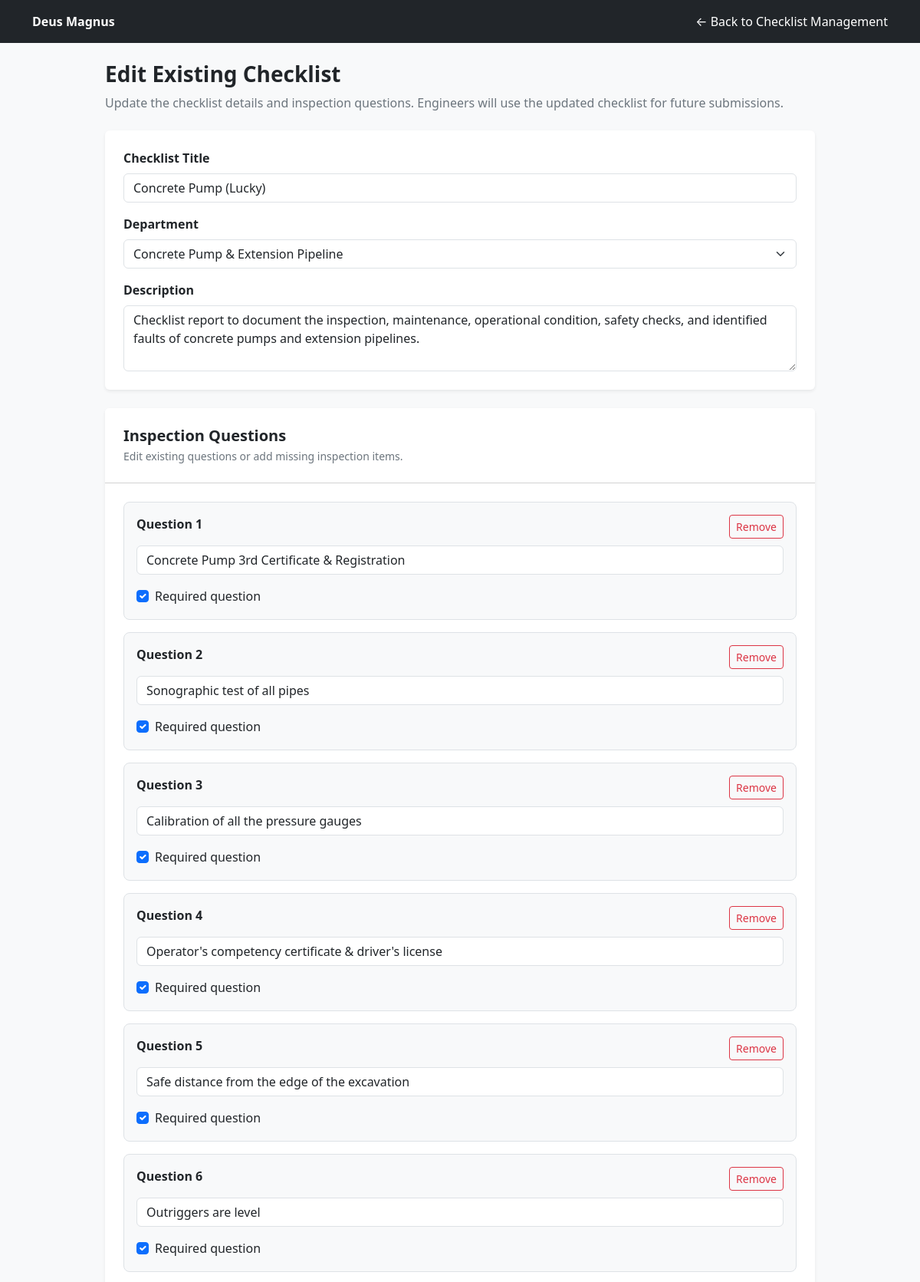
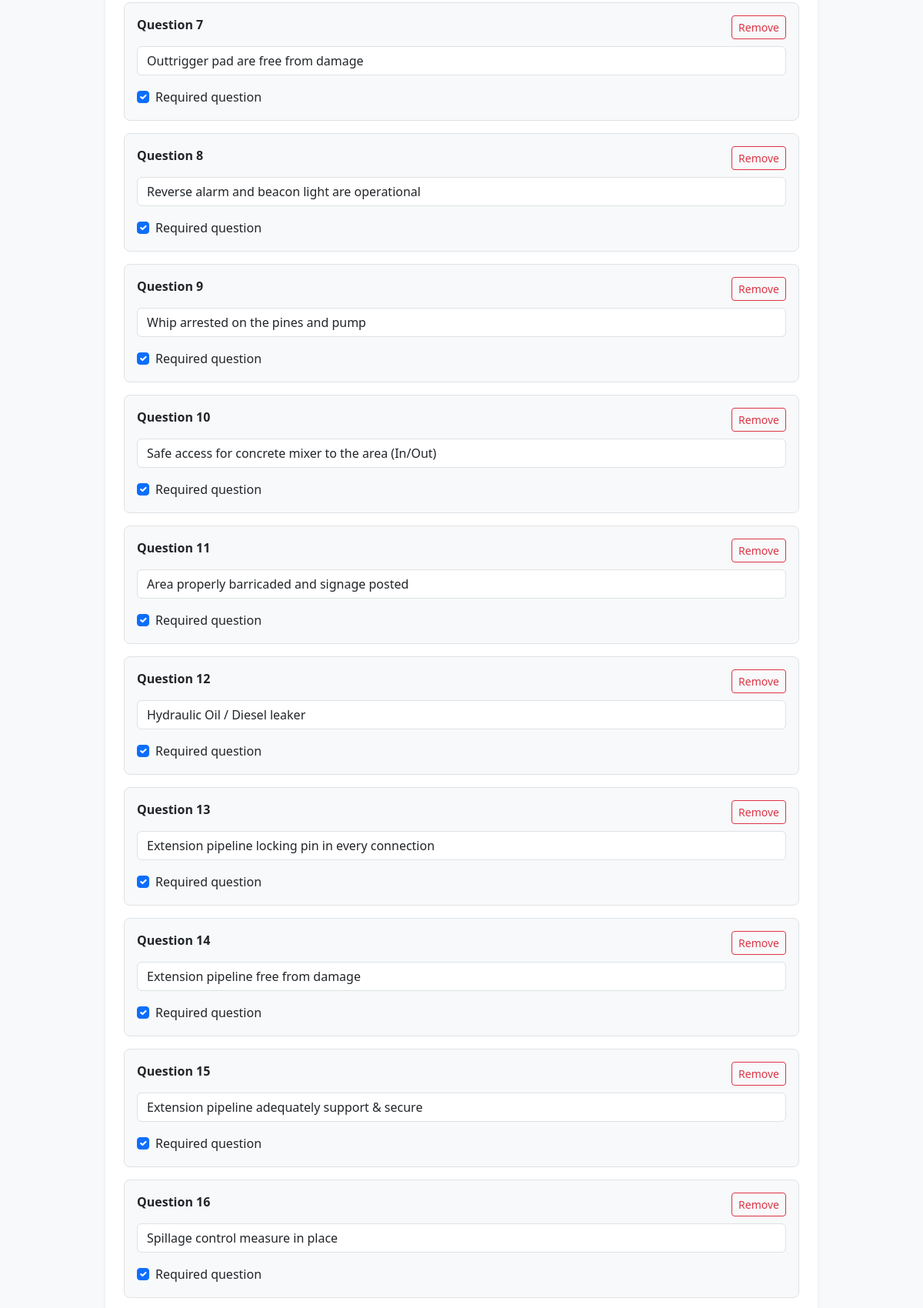
/site-checkbook/checklists/8/manage-edit/ (signed in, upper part), run on the app's committed database (2 pictures, top to bottom).
### site_checkbook/models.py (models this page shows, shortened)
class Checklist(models.Model):
    department = models.ForeignKey(
        Department,
        on_delete=models.PROTECT,
        related_name="checklists",
    )
    title = models.CharField(max_length=200)
    description = models.TextField(blank=True)
    is_active = models.BooleanField(default=True)
    created_at = models.DateTimeField(auto_now_add=True)
    class Meta:
        ordering = ["department__name", "title"]

class Department(models.Model):
    name = models.CharField(max_length=150, unique=True)
    description = models.TextField(blank=True)
    is_active = models.BooleanField(default=True)
    created_at = models.DateTimeField(auto_now_add=True)
    class Meta:
        ordering = ["name"]

class ChecklistQuestion(models.Model):
    checklist = models.ForeignKey(
        Checklist,
        on_delete=models.CASCADE,
        related_name="questions",
    )
    question_text = models.CharField(max_length=500)
    is_required = models.BooleanField(default=True)
    order = models.PositiveIntegerField(default=1)
    class Meta:
        ordering = ["order", "id"]

### site_checkbook/views.py (the view, shortened to what this page needs)
@login_required
def edit_checklist(request, checklist_id):
    if not is_hr_reviewer(request.user):
        raise PermissionDenied
    checklist = get_object_or_404(
        Checklist.objects.select_related("department").prefetch_related("questions"),
        pk=checklist_id,
    )
    departments = Department.objects.all().order_by("name")
    questions = list(
        checklist.questions.all().order_by("order", "id")
    )
    question_rows = [
        {
            "id": question.pk,
            "text": question.question_text,
            "required": question.is_required,
        }
        for question in questions
    ]
    return render(
        request,
        "site_checkbook/edit_checklist.html",
        {
            "checklist": checklist,
            "departments": departments,
            "question_rows": question_rows,
        },
    )

### site_checkbook/views.py (called while the page is built)
def is_hr_reviewer(user):
    return (
        user.is_authenticated
        and (
            user.is_superuser
            or user.groups.filter(name__in=["HR", "Supervisors"]).exists()
        )
    )

### templates/site_checkbook/edit_checklist.html (shortened to what this page needs)
<!DOCTYPE html>
<html lang="en">
<head>
    <link href="https://cdn.jsdelivr.net/npm/bootstrap@5.3.3/dist/css/bootstrap.min.css"
          rel="stylesheet">
</head>
<body class="bg-light">
<header class="bg-dark text-white py-3">
    <div class="container d-flex justify-content-between align-items-center">
        <strong>Deus Magnus</strong>
        <a href="{% url 'site_checkbook:manage_checklists' %}"
           class="text-white text-decoration-none">
            &larr; Back to Checklist Management
        </a>
    </div>
</header>
<main class="container py-4" style="max-width: 950px;">
    <div class="mb-4">
        <h1 class="h3 fw-bold">Edit Existing Checklist</h1>
        <p class="text-secondary">
            Update the checklist details and inspection questions.
            Engineers will use the updated checklist for future submissions.
        </p>
    </div>
    <form method="post">
        <div class="card border-0 shadow-sm mb-4">
            <div class="card-body p-4">
                <div class="mb-3">
                    <label for="title" class="form-label fw-semibold">
                        Checklist Title
                    </label>
                    <input type="text" id="title" name="title"
                           class="form-control"
                           value="{{ checklist.title }}" required>
                </div>
                <div class="mb-3">
                    <label for="department" class="form-label fw-semibold">
                        Department
                    </label>
                    <select id="department" name="department"
                            class="form-select" required>
                        {% for department in departments %}
                            <option value="{{ department.pk }}"
                                {% if department.pk == checklist.department_id %}selected{% endif %}>
                                {{ department.name }}
                            </option>
                        {% endfor %}
                    </select>
                </div>
                <div>
                    <label for="description" class="form-label fw-semibold">
                        Description
                    </label>
                    <textarea id="description" name="description"
                              class="form-control" rows="3">{{ checklist.description }}</textarea>
                </div>
            </div>
        </div>
        <div class="card border-0 shadow-sm">
            <div class="card-header bg-white p-4">
                <h2 class="h5 fw-bold mb-1">Inspection Questions</h2>
                <p class="text-secondary small mb-0">
                    Edit existing questions or add missing inspection items.
                </p>
            </div>
            <div class="card-body p-4">
                <div id="questions">
                    {% for row in question_rows %}
                        <div class="question-row border rounded-3 p-3 mb-3 bg-light">
                            <div class="d-flex justify-content-between align-items-center mb-2">
                                <label class="form-label fw-semibold question-label">
                                </label>
                                <button type="button"
                                        class="btn btn-sm btn-outline-danger remove-question">
                                    Remove
                                </button>
                            </div>
                            <input type="text" name="question_text"
                                   class="form-control mb-3"
                                   value="{{ row.text }}"
                                   placeholder="Enter inspection question"
                                   required>
                            <div class="form-check">
                                <input type="checkbox"
                                       class="form-check-input required-checkbox"
                                       name="question_required"
                                       value="{{ forloop.counter0 }}"
                                       {% if row.required %}checked{% endif %}>
                                <label class="form-check-label">
                                    Required question
                                </label>
                            </div>
                        </div>
                    {% endfor %}
                </div>
            </div>
        </div>
    </form>
</main>
</body>
</html>

### data on the page
Checklist: title "Concrete Pump (Lucky)", department "Concrete Pump & Extension Pipeline", description "Checklist report to document the inspection, maintenance, operational condition, safety checks, and identified faults of concrete pumps and extension pipelines."
ChecklistQuestion: question_text "Concrete Pump 3rd Certificate & Registration"
ChecklistQuestion: question_text "Sonographic test of all pipes"
ChecklistQuestion: question_text "Calibration of all the pressure gauges"
ChecklistQuestion: question_text "Operator's competency certificate & driver's license"
ChecklistQuestion: question_text "Safe distance from the edge of the excavation"
ChecklistQuestion: question_text "Outriggers are level"
ChecklistQuestion: question_text "Outtrigger pad are free from damage"
ChecklistQuestion: question_text "Reverse alarm and beacon light are operational"
ChecklistQuestion: question_text "Whip arrested on the pines and pump"
ChecklistQuestion: question_text "Safe access for concrete mixer to the area (In/Out)"
ChecklistQuestion: question_text "Area properly barricaded and signage posted"
ChecklistQuestion: question_text "Hydraulic Oil / Diesel leaker"
ChecklistQuestion: question_text "Extension pipeline locking pin in every connection"
ChecklistQuestion: question_text "Extension pipeline free from damage"
ChecklistQuestion: question_text "Extension pipeline adequately support & secure"
ChecklistQuestion: question_text "Spillage control measure in place"
